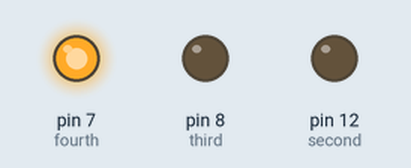
Bench run of a sketch on a simulated Arduino Uno, built with avr-gcc and run on an emulated ATmega328P. Parts: output pins drawn as LEDs (lit = HIGH). Pins used as bus, display or sensor lines are not drawn.

Above: at 0.5 s.
At 2.5 s:
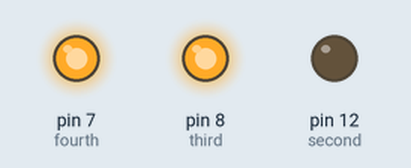
At 4.5 s:
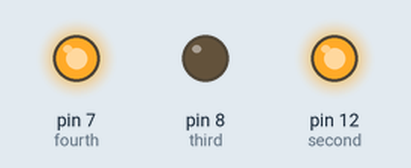
At 9.5 s:
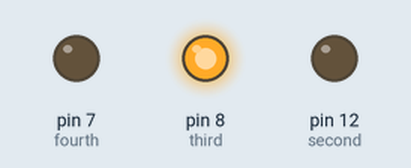
At 13.5 s:
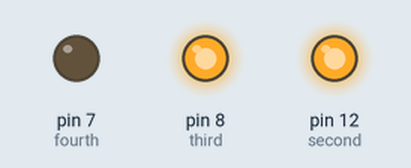
At 18.5 s:
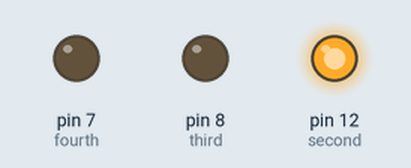
Timing chart, 0 to 19.5 s (numbered marks = the images above):
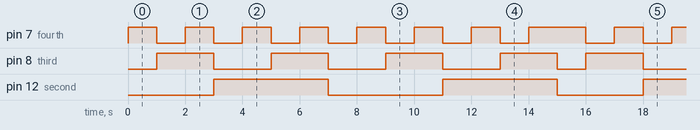

Measured:
- by itself, pin 7 (fourth): repeats every 15.0 s: 6 × (LOW 1.0 s, HIGH 1.0 s), LOW 1.0 s, HIGH 2.0 s
- by itself, pin 8 (third): repeats every 15.0 s: 3 × (LOW 2.0 s, HIGH 2.0 s), LOW 1.0 s, HIGH 2.0 s
- by itself, pin 12 (second): repeats every 15.0 s: LOW 4.0 s, HIGH 4.0 s, LOW 3.0 s, HIGH 4.0 s

The sketch:

binaryLEDCounter.ino
```cpp
void setup() {
  // put your setup code here, to run once:
  pinMode(13, OUTPUT);
  pinMode(12, OUTPUT);
  pinMode(8, OUTPUT);
  pinMode(7, OUTPUT);
}

int first = 13;
int second = 12;
int third = 8;
int fourth = 7;

void handelLight(int num) {
  if(num % 2 == 1) {
    digitalWrite(fourth, HIGH);
    num--;
  }
  if(num >= 8) {
    digitalWrite(first, HIGH);
    num -= 8;
  }
  if(num >= 4) {
    digitalWrite(second, HIGH);
    num -= 4;
  }
  if(num >= 2) {
    digitalWrite(third, HIGH);
    num -= 2;
  }
}

void loop() {
  // put your main code here, to run repeatedly:

  for(int i = 1; i < 16; i++)
  {
    handelLight(i);
    delay(1000);
    digitalWrite(first, LOW);
    digitalWrite(second, LOW);
    digitalWrite(third, LOW);
    digitalWrite(fourth, LOW);
  }
}
```
